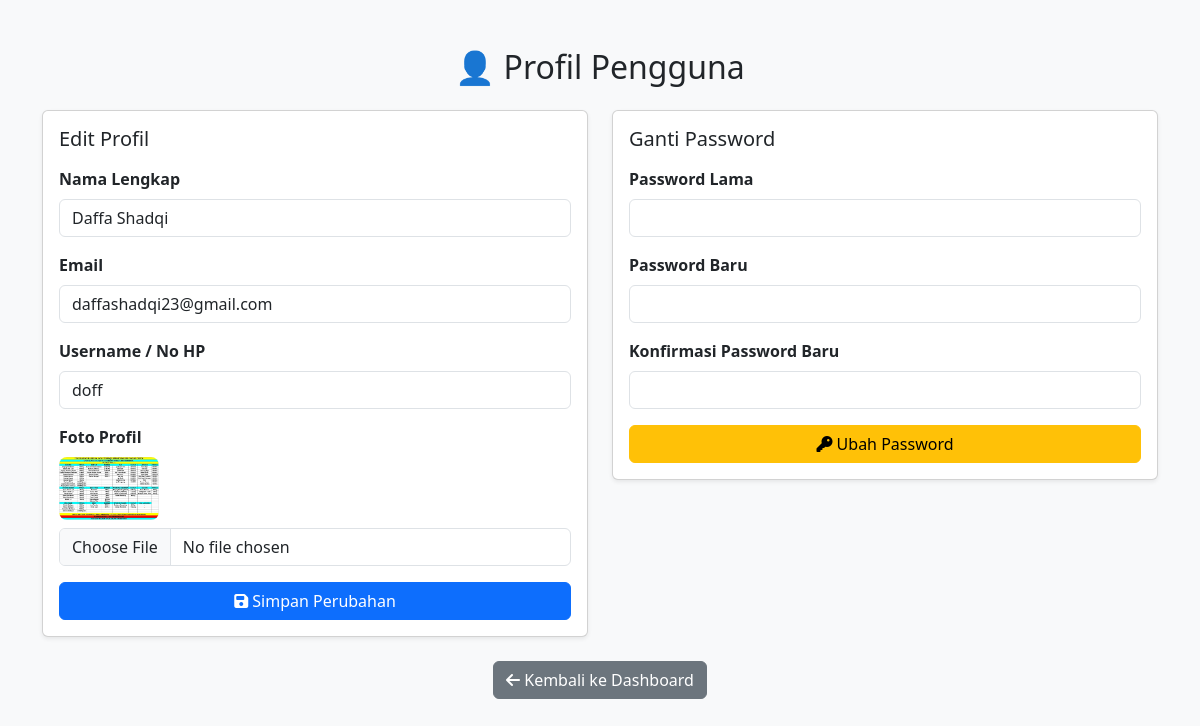
The app's page /profil_user.php (signed in) with its own data.
### tables this page shows
CREATE TABLE `users` (
  `id_user` int(11) NOT NULL,
  `username` varchar(50) DEFAULT NULL,
  `email` varchar(100) DEFAULT NULL,
  `no_hp` varchar(15) DEFAULT NULL,
  `password` varchar(255) DEFAULT NULL,
  `nama_lengkap` varchar(100) DEFAULT NULL,
  `role` enum('admin','petugas','pelanggan') NOT NULL,
  `foto` varchar(100) DEFAULT NULL
);

### profil_user.php (the view, shortened to what this page needs)
<?php
include 'config/koneksi.php';
$id_user = $_SESSION['id_user'];
$user = mysqli_fetch_assoc(mysqli_query($conn, "SELECT * FROM users WHERE id_user = '$id_user'"));
?>
<!DOCTYPE html>
<html>
<head>
    <link rel="stylesheet" href="https://cdn.jsdelivr.net/npm/bootstrap@5.3.3/dist/css/bootstrap.min.css">
    <link rel="stylesheet" href="https://cdnjs.cloudflare.com/ajax/libs/font-awesome/6.5.0/css/all.min.css">
</head>
<body class="bg-light">
<div class="container py-5">
    <h2 class="text-center mb-4">👤 Profil Pengguna</h2>
    <div class="row g-4">
        <div class="col-md-6">
            <div class="card shadow-sm">
                <div class="card-body">
                    <h5 class="card-title mb-3">Edit Profil</h5>
                    <form method="post" enctype="multipart/form-data">
                        <div class="mb-3">
                            <label class="form-label">Nama Lengkap</label>
                            <input type="text" name="nama" value="<?= $user['nama_lengkap'] ?>" class="form-control" required>
                        </div>
                        <div class="mb-3">
                            <label class="form-label">Email</label>
                            <input type="email" name="email" value="<?= $user['email'] ?>" class="form-control" required>
                        </div>
                        <div class="mb-3">
                            <label class="form-label">Username / No HP</label>
                            <input type="text" name="no_hp" value="<?= $user['username'] ?>" class="form-control" required>
                        </div>
                        <div class="mb-3">
                            <label class="form-label">Foto Profil</label><br>
                            <?php if ($user['foto']) { ?>
                                <img src="uploads/<?= $user['foto'] ?>" class="profile-img mb-2"><br>
                            <?php } ?>
                            <input type="file" name="foto" accept="image/*" class="form-control">
                        </div>
                        <button type="submit" name="submit" class="btn btn-primary w-100"><i class="fa-solid fa-save"></i> Simpan Perubahan</button>
                    </form>
                </div>
            </div>
        </div>
        <div class="col-md-6">
            <div class="card shadow-sm">
                <div class="card-body">
                    <h5 class="card-title mb-3">Ganti Password</h5>
                    <form method="post">
                        <div class="mb-3">
                            <label class="form-label">Password Lama</label>
                            <input type="password" name="password_lama" class="form-control" required>
                        </div>
                        <div class="mb-3">
                            <label class="form-label">Password Baru</label>
                            <input type="password" name="password_baru" class="form-control" required>
                        </div>
                        <div class="mb-3">
                            <label class="form-label">Konfirmasi Password Baru</label>
                            <input type="password" name="konfirmasi_password" class="form-control" required>
                        </div>
                        <button type="submit" name="ganti_password" class="btn btn-warning w-100"><i class="fa-solid fa-key"></i> Ubah Password</button>
                    </form>
                </div>
            </div>
        </div>
    </div>
    <div class="text-center mt-4">
        <a href="dashboard.php" class="btn btn-secondary"><i class="fa-solid fa-arrow-left"></i> Kembali ke Dashboard</a>
    </div>
</div>
</body>
</html>

### profil_user.php (style rules this page uses)
.form-label { font-weight: bold; }
.profile-img { max-width: 100px; border-radius: 8px; }

### records on screen
users: nama "Daffa Shadqi", email "daffashadqi23@gmail.com", no_hp "doff", foto (picture)
